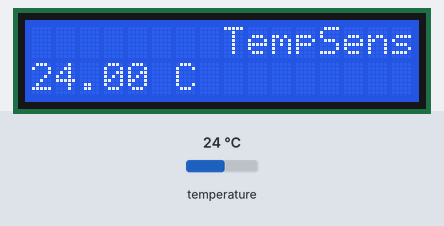
Bench run of a sketch on a simulated Arduino Uno, built with avr-gcc and run on an emulated ATmega328P. On the bench: 16×2 character LCD. Inputs (shaded band) come from the test bench; at power-on: temperature 24 °C. What the sketch prints to the serial monitor is not drawn.

Above: at 1.2 s.
1.3 s: temperature set to 12 °C
At 2.5 s:
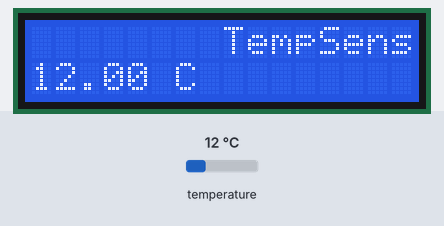
3.1 s: temperature set to 19 °C
At 3.8 s:
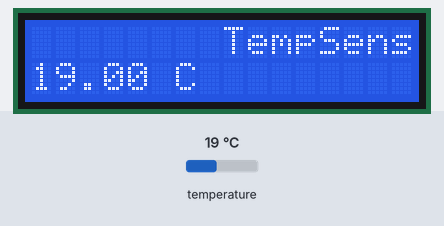
4.7 s: temperature set to 28 °C
At 5.1 s:
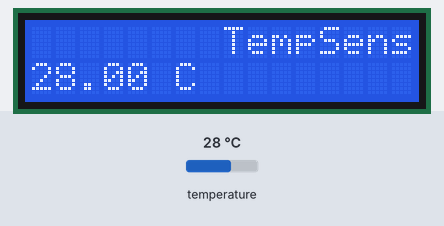
Timing chart, 0 to 7.7 s (numbered marks = the images above; inputs shaded):
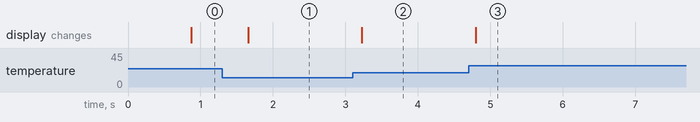

Measured:
- after the input at 1.3 s, the display: changes after 0.36 s (image 1)
- after the input at 3.1 s, the display: changes after 0.13 s (image 2)
- after the input at 4.7 s, the display: changes after 0.10 s (image 3)

The sketch:

tempoSensor.ino
```cpp
#include <Wire.h>
#include <LiquidCrystal_I2C.h>
LiquidCrystal_I2C lcd(0x27,16,2);  // Устанавливаем дисплей

#include <OneWire.h>
#include <DallasTemperature.h>

#define ONE_WIRE_BUS 3

OneWire oneWire(ONE_WIRE_BUS);                                       // вход датчиков 18b20, аналоговый А1, он же 15 цифровой
DallasTemperature sensors(&oneWire);

void setup() {
  lcd.init();
  lcd.backlight();// Включаем подсветку дисплея
  lcd.setCursor(8, 0);
  lcd.print("TempSensor.");
  Serial.begin(9600);
  sensors.begin();                                             // инициализация
}

void loop() {

  sensors.requestTemperatures();                               // считываем температуру с датчиков, на это требуется 750мс

  Serial.print("Sensor : ");
  Serial.print(sensors.getTempCByIndex(0));                    // отправляем температуру
  Serial.println("C");

  // Устанавливаем курсор на вторую строку и нулевой символ.
  lcd.setCursor(0, 1);
  // Выводим на экран количество секунд с момента запуска ардуины
  // lcd.print(millis()/1000);
  lcd.print(sensors.getTempCByIndex(0));
  lcd.print(" C");
}
```
